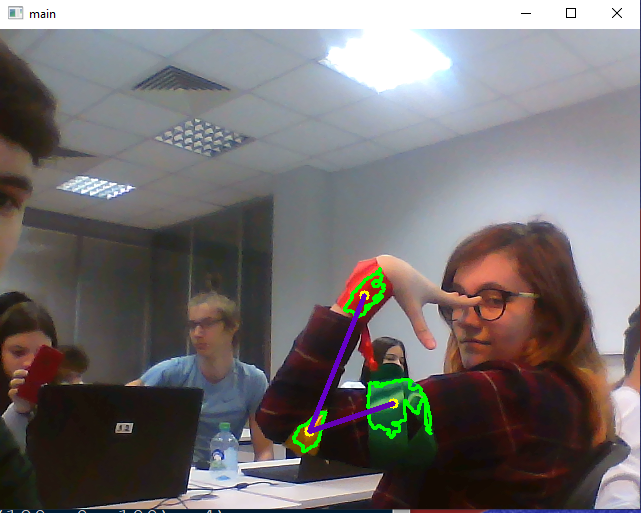
#> input picture projects/Students/2026/gr1_ch/motioncapture_Жиров и Горшкова/motioncapture_jojopose.PNG, 641 x 513 px, given in place of the camera
$ python Germanu_loch_Rublenko.py
#> lines starting #> are read from the running program, lines starting #| are printed output that depends on the picture; after the words box and inside, x2 and y2 are one past the last pixel; in counts of white or black regions, pixels touching at a corner belong together
import cv2

cap = cv2.VideoCapture(0)

def findContour(clr_mask, out ):
    cont, h = cv2.findContours(clr_mask,
                                cv2.RETR_TREE,
                                cv2.CHAIN_APPROX_SIMPLE)

    cont = sorted(cont, key=cv2.contourArea, reverse = True)

    cv2.drawContours( out, cont, 0, (255, 255,255), 2)

    if len(cont):
        moments = cv2.moments(cont[0],1)
        m00 = moments['m00']
        m01 = moments['m01']
        m10 = moments['m02']
        if m00 > 100:
            x = int( m10/ m00 )
            y = int( m01/ m00 )
            cv2.circle(out, (x,y),5,(0,255,255),-1)

while True:
    tr,frame = cap.read()
#> frame is the input picture: shape (513, 641, 3); mean B, G, R 114.1, 113.5, 117.9
    frame_HSV = cv2.cvtColor ( frame, cv2.COLOR_BGR2HSV)
#> frame_HSV: shape (513, 641, 3); mean H, S, V 70.8, 59.6, 127.4
    clr_low = (15, 0, 110)
    clr_high = (90, 255, 255)

    frame_clr = cv2.inRange( frame_HSV, clr_low, clr_high)
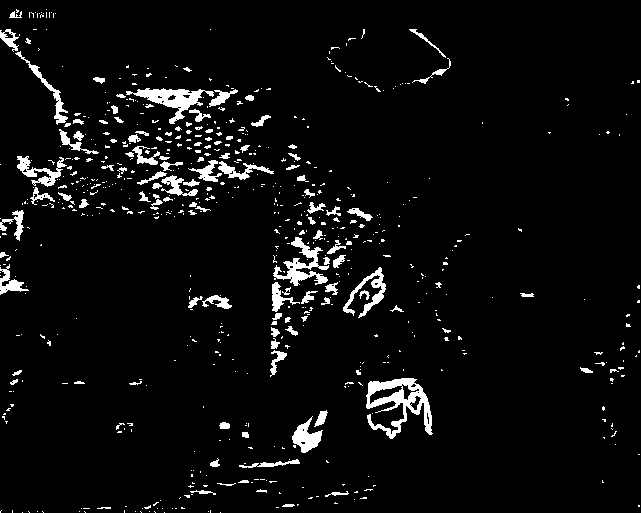
#> frame_clr: shape (513, 641); 4.9% white; 670 white regions (552 under 20 px)

    findContour( frame_clr, frame)
#> in findContour, `cont, h = cv2.findContours(clr_mask, cv2.RETR_TREE, cv2.CHAIN_APPROX_S..`: cont = 722 contours, 642 with area under 20; largest, box (x1, y1, x2, y2) and area: (366, 378, 433, 439) 1842, (126, 88, 214, 124) 966, (273, 237, 329, 286) 757, (292, 416, 323, 453) 498, (343, 267, 386, 318) 472; h = 722 rows, first 6: [1, -1, -1, -1], [2, 0, -1, -1], [3, 1, -1, -1], [4, 2, -1, -1], [5, 3, -1, -1], [6, 4, -1, -1]
#> in findContour, `moments = cv2.moments(cont[0],1)`: moments = moments, m00 1842.5, centre m10/m00, m01/m00 = (398.5, 400.2)
#> in findContour, `m00 = moments['m00']`: m00 = 1842.5
#> in findContour, `m01 = moments['m01']`: m01 = 737357.8
#> in findContour, `m10 = moments['m02']`: m10 = 295462942.1
#> in findContour, `x = int( m10/ m00 )`: x = 160359
#> in findContour, `y = int( m01/ m00 )`: y = 400

    cv2.imshow('mask' ,frame_clr )
    cv2.imshow('main' ,frame )

    if cv2.waitKey(1) == ord('q'):
#> (key q is pressed here)
        break

cv2.destroyAllWindows()
cap.release()
